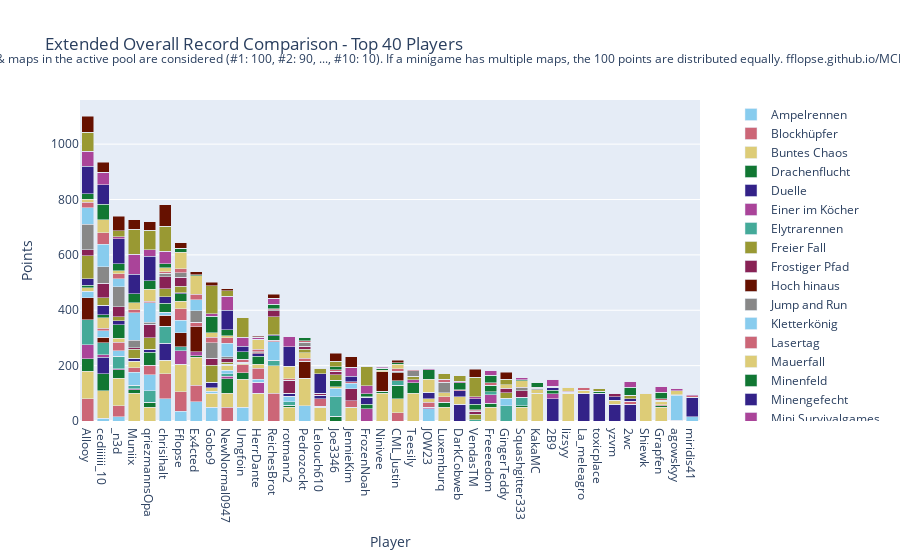

This figure's notebook cell:
### Code cell
import plotly.graph_objects as go

# Sum all columns to get the total score
outDf['Total'] = outDf.sum(axis=1)

# Sort by total score and fill N/A values with 0
outDf = outDf.sort_values(by='Total', ascending=False).fillna(0)

# Crop to top 10 players
cropDf = outDf.head(40).copy()

# Drop the 'Total' column for plotting
cropDf = cropDf.drop(columns=['Total'])

# Create a color palette
color_palette = px.colors.qualitative.Safe

# Create the stacked bar plot
fig = go.Figure()

cropDf = remove_duplicate_columns(cropDf)

for column in cropDf.columns.difference(['Player']):
    fig.add_trace(go.Bar(
        x=cropDf.index,
        y=cropDf[column],
        name=column,
        marker_color=color_palette[len(fig.data) % len(color_palette)]
    ))

# Update layout
fig.update_layout(
    barmode='stack',
    title='Extended Overall Record Comparison - Top 40 Players',
    xaxis=dict(title='Player'),
    yaxis=dict(title='Points'),
    #height=800,
    #width=1000,
    legend=dict(
        x=1.05,
        y=0.5,
        traceorder='normal',
        font=dict(size=12),
        bgcolor='rgba(255, 255, 255, 0)',
        bordercolor='rgba(0, 0, 0, 0)'
    ),
    margin=dict(r=200),  # Adjust right margin to make room for the legend
    annotations=[
        dict(
            x=0.5,
            y=1.1635,
            xref='paper',
            yref='paper',
            text='Max 100 points per minigame. Records #1 through #10 of games & maps in the active pool are considered (#1: 100, #2: 90, ..., #10: 10). If a minigame has multiple maps, the 100 points are distributed equally. fflopse.github.io/MCP-Records/data-analysis/global-ranking.ipynb',
            showarrow=False,
            font=dict(size=12),
            xanchor='center'
        )
    ]
)

fig.show()

# save the plot as an html file

fig.write_html('out/ext_overall_record_comparison.html')

### Figure 1 — Plotly figure (JSON) as saved in the notebook; plotly's stock layout.template omitted (floating-point values rounded to 4 significant figures)
{"data": [{"marker": {"color": "rgb(136, 204, 238)"}, "name": "Ampelrennen", "type": "bar", "x": ["Allooy", "cediiiiii_10", "_n3d", "Muniix", "qriezmannsOpa", "chrisihalt", "Fflopse", "Ex4cted", "Gobo9", "NewNormal0947", "Umgfoin", "HerrDante", "ReichesBrot", "rotmann2", "Pedrozockt", "Lelouch610", "Joe3346", "JennieKim", "FrozenNoah", "Ninivee", "CML_Justin", "Teesily", "JOW23", "Luxemburq", "DarkCobweb", "VendasTM", "Freeeedom", "GingerTeddy", "Squashgitter333", "KakaMC", "2B9", "lizsyy", "La_meleagro", "toxicplace", "yzvm", "2wc", "Shiewk", "Grapfen", "agowskyy", "miridis41"], "y": [0.0, 10.0, 15.0, 0.0, 0.0, 80.0, 35.0, 70.0, 50.0, 0.0, 50.0, 0.0, 0.0, 0.0, 55.0, 0.0, 0.0, 0.0, 0.0, 0.0, 0.0, 0.0, 45.0, 0.0, 0.0, 0.0, 0.0, 0.0, 0.0, 0.0, 0.0, 0.0, 0.0, 0.0, 0.0, 0.0, 0.0, 0.0, 0.0, 15.0]}, {"marker": {"color": "rgb(204, 102, 119)"}, "name": "Blockhüpfer", "type": "bar", "x": ["Allooy", "cediiiiii_10", "_n3d", "Muniix", "qriezmannsOpa", "chrisihalt", "Fflopse", "Ex4cted", "Gobo9", "NewNormal0947", "Umgfoin", "HerrDante", "ReichesBrot", "rotmann2", "Pedrozockt", "Lelouch610", "Joe3346", "JennieKim", "FrozenNoah", "Ninivee", "CML_Justin", "Teesily", "JOW23", "Luxemburq", "DarkCobweb", "VendasTM", "Freeeedom", "GingerTeddy", "Squashgitter333", "KakaMC", "2B9", "lizsyy", "La_meleagro", "toxicplace", "yzvm", "2wc", "Shiewk", "Grapfen", "agowskyy", "miridis41"], "y": [80.0, 0.0, 40.0, 0.0, 0.0, 90.0, 70.0, 60.0, 0.0, 50.0, 0.0, 0.0, 100.0, 0.0, 0.0, 0.0, 0.0, 0.0, 0.0, 0.0, 30.0, 0.0, 0.0, 0.0, 0.0, 0.0, 0.0, 0.0, 0.0, 0.0, 0.0, 0.0, 0.0, 0.0, 0.0, 0.0, 0.0, 0.0, 0.0, 0.0]}, {"marker": {"color": "rgb(221, 204, 119)"}, "name": "Buntes Chaos", "type": "bar", "x": ["Allooy", "cediiiiii_10", "_n3d", "Muniix", "qriezmannsOpa", "chrisihalt", "Fflopse", "Ex4cted", "Gobo9", "NewNormal0947", "Umgfoin", "HerrDante", "ReichesBrot", "rotmann2", "Pedrozockt", "Lelouch610", "Joe3346", "JennieKim", "FrozenNoah", "Ninivee", "CML_Justin", "Teesily", "JOW23", "Luxemburq", "DarkCobweb", "VendasTM", "Freeeedom", "GingerTeddy", "Squashgitter333", "KakaMC", "2B9", "lizsyy", "La_meleagro", "toxicplace", "yzvm", "2wc", "Shiewk", "Grapfen", "agowskyy", "miridis41"], "y": [100.0, 100.0, 100.0, 100.0, 50.0, 50.0, 100.0, 100.0, 50.0, 50.0, 100.0, 100.0, 100.0, 50.0, 100.0, 50.0, 0.0, 50.0, 0.0, 100.0, 50.0, 100.0, 0.0, 50.0, 0.0, 0.0, 50.0, 0.0, 50.0, 100.0, 0.0, 100.0, 0.0, 0.0, 0.0, 0.0, 100.0, 50.0, 0.0, 0.0]}, {"marker": {"color": "rgb(17, 119, 51)"}, "name": "Drachenflucht", "type": "bar", "x": ["Allooy", "cediiiiii_10", "_n3d", "Muniix", "qriezmannsOpa", "chrisihalt", "Fflopse", "Ex4cted", "Gobo9", "NewNormal0947", "Umgfoin", "HerrDante", "ReichesBrot", "rotmann2", "Pedrozockt", "Lelouch610", "Joe3346", "JennieKim", "FrozenNoah", "Ninivee", "CML_Justin", "Teesily", "JOW23", "Luxemburq", "DarkCobweb", "VendasTM", "Freeeedom", "GingerTeddy", "Squashgitter333", "KakaMC", "2B9", "lizsyy", "La_meleagro", "toxicplace", "yzvm", "2wc", "Shiewk", "Grapfen", "agowskyy", "miridis41"], "y": [45.0, 60.0, 30.0, 12.5, 17.5, 0.0, 0.0, 5.0, 0.0, 52.5, 25.0, 0.0, 0.0, 7.5, 0.0, 0.0, 17.5, 0.0, 0.0, 7.5, 50.0, 37.5, 0.0, 17.5, 0.0, 0.0, 15.0, 0.0, 5.0, 0.0, 0.0, 0.0, 0.0, 0.0, 0.0, 0.0, 0.0, 5.0, 0.0, 0.0]}, {"marker": {"color": "rgb(51, 34, 136)"}, "name": "Duelle", "type": "bar", "x": ["Allooy", "cediiiiii_10", "_n3d", "Muniix", "qriezmannsOpa", "chrisihalt", "Fflopse", "Ex4cted", "Gobo9", "NewNormal0947", "Umgfoin", "HerrDante", "ReichesBrot", "rotmann2", "Pedrozockt", "Lelouch610", "Joe3346", "JennieKim", "FrozenNoah", "Ninivee", "CML_Justin", "Teesily", "JOW23", "Luxemburq", "DarkCobweb", "VendasTM", "Freeeedom", "GingerTeddy", "Squashgitter333", "KakaMC", "2B9", "lizsyy", "La_meleagro", "toxicplace", "yzvm", "2wc", "Shiewk", "Grapfen", "agowskyy", "miridis41"], "y": [0.0, 60.0, 0.0, 0.0, 0.0, 60.0, 0.0, 0.0, 0.0, 0.0, 0.0, 0.0, 0.0, 0.0, 0.0, 0.0, 0.0, 0.0, 0.0, 0.0, 0.0, 0.0, 0.0, 0.0, 60.0, 0.0, 0.0, 0.0, 0.0, 0.0, 80.0, 0.0, 100.0, 100.0, 60.0, 60.0, 0.0, 0.0, 0.0, 70.0]}, {"marker": {"color": "rgb(170, 68, 153)"}, "name": "Einer im Köcher", "type": "bar", "x": ["Allooy", "cediiiiii_10", "_n3d", "Muniix", "qriezmannsOpa", "chrisihalt", "Fflopse", "Ex4cted", "Gobo9", "NewNormal0947", "Umgfoin", "HerrDante", "ReichesBrot", "rotmann2", "Pedrozockt", "Lelouch610", "Joe3346", "JennieKim", "FrozenNoah", "Ninivee", "CML_Justin", "Teesily", "JOW23", "Luxemburq", "DarkCobweb", "VendasTM", "Freeeedom", "GingerTeddy", "Squashgitter333", "KakaMC", "2B9", "lizsyy", "La_meleagro", "toxicplace", "yzvm", "2wc", "Shiewk", "Grapfen", "agowskyy", "miridis41"], "y": [50.0, 10.0, 4.0, 4.0, 0.0, 0.0, 48.0, 16.0, 0.0, 10.0, 0.0, 40.0, 0.0, 0.0, 0.0, 4.0, 0.0, 0.0, 44.0, 0.0, 0.0, 12.0, 4.0, 0.0, 0.0, 0.0, 30.0, 0.0, 0.0, 0.0, 18.0, 0.0, 0.0, 0.0, 0.0, 0.0, 0.0, 0.0, 0.0, 0.0]}, {"marker": {"color": "rgb(68, 170, 153)"}, "name": "Elytrarennen", "type": "bar", "x": ["Allooy", "cediiiiii_10", "_n3d", "Muniix", "qriezmannsOpa", "chrisihalt", "Fflopse", "Ex4cted", "Gobo9", "NewNormal0947", "Umgfoin", "HerrDante", "ReichesBrot", "rotmann2", "Pedrozockt", "Lelouch610", "Joe3346", "JennieKim", "FrozenNoah", "Ninivee", "CML_Justin", "Teesily", "JOW23", "Luxemburq", "DarkCobweb", "VendasTM", "Freeeedom", "GingerTeddy", "Squashgitter333", "KakaMC", "2B9", "lizsyy", "La_meleagro", "toxicplace", "yzvm", "2wc", "Shiewk", "Grapfen", "agowskyy", "miridis41"], "y": [90.0, 42.5, 45.0, 12.5, 42.5, 62.5, 15.0, 0.0, 0.0, 7.5, 0.0, 0.0, 20.0, 12.5, 0.0, 0.0, 70.0, 0.0, 0.0, 0.0, 15.0, 0.0, 0.0, 0.0, 0.0, 5.0, 10.0, 55.0, 30.0, 0.0, 0.0, 0.0, 0.0, 0.0, 0.0, 0.0, 0.0, 0.0, 0.0, 0.0]}, {"marker": {"color": "rgb(153, 153, 51)"}, "name": "Freier Fall", "type": "bar", "x": ["Allooy", "cediiiiii_10", "_n3d", "Muniix", "qriezmannsOpa", "chrisihalt", "Fflopse", "Ex4cted", "Gobo9", "NewNormal0947", "Umgfoin", "HerrDante", "ReichesBrot", "rotmann2", "Pedrozockt", "Lelouch610", "Joe3346", "JennieKim", "FrozenNoah", "Ninivee", "CML_Justin", "Teesily", "JOW23", "Luxemburq", "DarkCobweb", "VendasTM", "Freeeedom", "GingerTeddy", "Squashgitter333", "KakaMC", "2B9", "lizsyy", "La_meleagro", "toxicplace", "yzvm", "2wc", "Shiewk", "Grapfen", "agowskyy", "miridis41"], "y": [0.0, 0.0, 0.0, 0.0, 0.0, 0.0, 0.0, 0.0, 0.0, 0.0, 0.0, 0.0, 0.0, 0.0, 0.0, 0.0, 0.0, 0.0, 0.0, 0.0, 0.0, 0.0, 0.0, 0.0, 0.0, 0.0, 0.0, 0.0, 0.0, 0.0, 0.0, 0.0, 0.0, 0.0, 0.0, 0.0, 0.0, 0.0, 0.0, 0.0]}, {"marker": {"color": "rgb(136, 34, 85)"}, "name": "Frostiger Pfad", "type": "bar", "x": ["Allooy", "cediiiiii_10", "_n3d", "Muniix", "qriezmannsOpa", "chrisihalt", "Fflopse", "Ex4cted", "Gobo9", "NewNormal0947", "Umgfoin", "HerrDante", "ReichesBrot", "rotmann2", "Pedrozockt", "Lelouch610", "Joe3346", "JennieKim", "FrozenNoah", "Ninivee", "CML_Justin", "Teesily", "JOW23", "Luxemburq", "DarkCobweb", "VendasTM", "Freeeedom", "GingerTeddy", "Squashgitter333", "KakaMC", "2B9", "lizsyy", "La_meleagro", "toxicplace", "yzvm", "2wc", "Shiewk", "Grapfen", "agowskyy", "miridis41"], "y": [0.0, 0.0, 0.0, 0.0, 0.0, 0.0, 0.0, 0.0, 0.0, 0.0, 0.0, 0.0, 0.0, 0.0, 0.0, 0.0, 0.0, 0.0, 0.0, 0.0, 0.0, 0.0, 0.0, 0.0, 0.0, 0.0, 0.0, 0.0, 0.0, 0.0, 0.0, 0.0, 0.0, 0.0, 0.0, 0.0, 0.0, 0.0, 0.0, 0.0]}, {"marker": {"color": "rgb(102, 17, 0)"}, "name": "Hoch hinaus", "type": "bar", "x": ["Allooy", "cediiiiii_10", "_n3d", "Muniix", "qriezmannsOpa", "chrisihalt", "Fflopse", "Ex4cted", "Gobo9", "NewNormal0947", "Umgfoin", "HerrDante", "ReichesBrot", "rotmann2", "Pedrozockt", "Lelouch610", "Joe3346", "JennieKim", "FrozenNoah", "Ninivee", "CML_Justin", "Teesily", "JOW23", "Luxemburq", "DarkCobweb", "VendasTM", "Freeeedom", "GingerTeddy", "Squashgitter333", "KakaMC", "2B9", "lizsyy", "La_meleagro", "toxicplace", "yzvm", "2wc", "Shiewk", "Grapfen", "agowskyy", "miridis41"], "y": [80.0, 20.0, 0.0, 0.0, 0.0, 40.0, 50.0, 90.0, 0.0, 0.0, 0.0, 0.0, 0.0, 0.0, 60.0, 0.0, 0.0, 0.0, 0.0, 70.0, 30.0, 0.0, 0.0, 0.0, 0.0, 0.0, 0.0, 0.0, 0.0, 0.0, 0.0, 0.0, 0.0, 0.0, 0.0, 0.0, 0.0, 0.0, 0.0, 0.0]}, {"marker": {"color": "rgb(136, 136, 136)"}, "name": "Jump and Run", "type": "bar", "x": ["Allooy", "cediiiiii_10", "_n3d", "Muniix", "qriezmannsOpa", "chrisihalt", "Fflopse", "Ex4cted", "Gobo9", "NewNormal0947", "Umgfoin", "HerrDante", "ReichesBrot", "rotmann2", "Pedrozockt", "Lelouch610", "Joe3346", "JennieKim", "FrozenNoah", "Ninivee", "CML_Justin", "Teesily", "JOW23", "Luxemburq", "DarkCobweb", "VendasTM", "Freeeedom", "GingerTeddy", "Squashgitter333", "KakaMC", "2B9", "lizsyy", "La_meleagro", "toxicplace", "yzvm", "2wc", "Shiewk", "Grapfen", "agowskyy", "miridis41"], "y": [0.0, 0.0, 0.0, 0.0, 0.0, 0.0, 0.0, 0.0, 0.0, 0.0, 0.0, 0.0, 0.0, 0.0, 0.0, 0.0, 0.0, 0.0, 0.0, 0.0, 0.0, 0.0, 0.0, 0.0, 0.0, 0.0, 0.0, 0.0, 0.0, 0.0, 0.0, 0.0, 0.0, 0.0, 0.0, 0.0, 0.0, 0.0, 0.0, 0.0]}, {"marker": {"color": "rgb(136, 204, 238)"}, "name": "Kletterkönig", "type": "bar", "x": ["Allooy", "cediiiiii_10", "_n3d", "Muniix", "qriezmannsOpa", "chrisihalt", "Fflopse", "Ex4cted", "Gobo9", "NewNormal0947", "Umgfoin", "HerrDante", "ReichesBrot", "rotmann2", "Pedrozockt", "Lelouch610", "Joe3346", "JennieKim", "FrozenNoah", "Ninivee", "CML_Justin", "Teesily", "JOW23", "Luxemburq", "DarkCobweb", "VendasTM", "Freeeedom", "GingerTeddy", "Squashgitter333", "KakaMC", "2B9", "lizsyy", "La_meleagro", "toxicplace", "yzvm", "2wc", "Shiewk", "Grapfen", "agowskyy", "miridis41"], "y": [23.33, 23.33, 20.0, 46.67, 56.67, 10.0, 46.67, 0.0, 6.667, 13.33, 0.0, 10.0, 66.67, 20.0, 0.0, 0.0, 30.0, 0.0, 0.0, 0.0, 0.0, 0.0, 0.0, 0.0, 0.0, 0.0, 0.0, 26.67, 0.0, 0.0, 0.0, 0.0, 0.0, 0.0, 0.0, 0.0, 0.0, 0.0, 0.0, 0.0]}, {"marker": {"color": "rgb(204, 102, 119)"}, "name": "Lasertag", "type": "bar", "x": ["Allooy", "cediiiiii_10", "_n3d", "Muniix", "qriezmannsOpa", "chrisihalt", "Fflopse", "Ex4cted", "Gobo9", "NewNormal0947", "Umgfoin", "HerrDante", "ReichesBrot", "rotmann2", "Pedrozockt", "Lelouch610", "Joe3346", "JennieKim", "FrozenNoah", "Ninivee", "CML_Justin", "Teesily", "JOW23", "Luxemburq", "DarkCobweb", "VendasTM", "Freeeedom", "GingerTeddy", "Squashgitter333", "KakaMC", "2B9", "lizsyy", "La_meleagro", "toxicplace", "yzvm", "2wc", "Shiewk", "Grapfen", "agowskyy", "miridis41"], "y": [0.0, 10.0, 30.0, 16.67, 35.0, 0.0, 40.0, 15.0, 0.0, 0.0, 28.33, 40.0, 5.0, 0.0, 11.67, 26.67, 0.0, 23.33, 0.0, 0.0, 0.0, 0.0, 18.33, 20.0, 0.0, 0.0, 0.0, 0.0, 0.0, 0.0, 0.0, 0.0, 0.0, 0.0, 0.0, 11.67, 0.0, 3.333, 0.0, 0.0]}, {"marker": {"color": "rgb(221, 204, 119)"}, "name": "Mauerfall", "type": "bar", "x": ["Allooy", "cediiiiii_10", "_n3d", "Muniix", "qriezmannsOpa", "chrisihalt", "Fflopse", "Ex4cted", "Gobo9", "NewNormal0947", "Umgfoin", "HerrDante", "ReichesBrot", "rotmann2", "Pedrozockt", "Lelouch610", "Joe3346", "JennieKim", "FrozenNoah", "Ninivee", "CML_Justin", "Teesily", "JOW23", "Luxemburq", "DarkCobweb", "VendasTM", "Freeeedom", "GingerTeddy", "Squashgitter333", "KakaMC", "2B9", "lizsyy", "La_meleagro", "toxicplace", "yzvm", "2wc", "Shiewk", "Grapfen", "agowskyy", "miridis41"], "y": [12.86, 37.14, 14.29, 24.29, 0.0, 0.0, 28.57, 0.0, 12.86, 17.14, 5.714, 14.29, 0.0, 0.0, 20.0, 0.0, 5.714, 0.0, 0.0, 5.714, 0.0, 0.0, 12.86, 14.29, 27.14, 0.0, 0.0, 0.0, 0.0, 12.86, 0.0, 0.0, 11.43, 0.0, 14.29, 0.0, 0.0, 12.86, 2.857, 0.0]}, {"marker": {"color": "rgb(17, 119, 51)"}, "name": "Minenfeld", "type": "bar", "x": ["Allooy", "cediiiiii_10", "_n3d", "Muniix", "qriezmannsOpa", "chrisihalt", "Fflopse", "Ex4cted", "Gobo9", "NewNormal0947", "Umgfoin", "HerrDante", "ReichesBrot", "rotmann2", "Pedrozockt", "Lelouch610", "Joe3346", "JennieKim", "FrozenNoah", "Ninivee", "CML_Justin", "Teesily", "JOW23", "Luxemburq", "DarkCobweb", "VendasTM", "Freeeedom", "GingerTeddy", "Squashgitter333", "KakaMC", "2B9", "lizsyy", "La_meleagro", "toxicplace", "yzvm", "2wc", "Shiewk", "Grapfen", "agowskyy", "miridis41"], "y": [10.0, 10.0, 50.0, 0.0, 46.67, 33.33, 26.67, 0.0, 0.0, 0.0, 0.0, 30.0, 16.67, 0.0, 0.0, 0.0, 23.33, 0.0, 16.67, 6.667, 0.0, 0.0, 0.0, 0.0, 0.0, 0.0, 23.33, 0.0, 0.0, 0.0, 13.33, 0.0, 0.0, 6.667, 0.0, 0.0, 0.0, 0.0, 0.0, 0.0]}, {"marker": {"color": "rgb(51, 34, 136)"}, "name": "Minengefecht", "type": "bar", "x": ["Allooy", "cediiiiii_10", "_n3d", "Muniix", "qriezmannsOpa", "chrisihalt", "Fflopse", "Ex4cted", "Gobo9", "NewNormal0947", "Umgfoin", "HerrDante", "ReichesBrot", "rotmann2", "Pedrozockt", "Lelouch610", "Joe3346", "JennieKim", "FrozenNoah", "Ninivee", "CML_Justin", "Teesily", "JOW23", "Luxemburq", "DarkCobweb", "VendasTM", "Freeeedom", "GingerTeddy", "Squashgitter333", "KakaMC", "2B9", "lizsyy", "La_meleagro", "toxicplace", "yzvm", "2wc", "Shiewk", "Grapfen", "agowskyy", "miridis41"], "y": [22.5, 35.0, 13.75, 10.0, 10.0, 22.5, 3.75, 0.0, 20.0, 3.75, 0.0, 8.75, 3.75, 10.0, 0.0, 12.5, 0.0, 0.0, 25.0, 0.0, 0.0, 0.0, 22.5, 0.0, 22.5, 0.0, 0.0, 0.0, 0.0, 0.0, 11.25, 0.0, 0.0, 0.0, 12.5, 8.75, 0.0, 3.75, 0.0, 0.0]}, {"marker": {"color": "rgb(170, 68, 153)"}, "name": "Mini Survivalgames", "type": "bar", "x": ["Allooy", "cediiiiii_10", "_n3d", "Muniix", "qriezmannsOpa", "chrisihalt", "Fflopse", "Ex4cted", "Gobo9", "NewNormal0947", "Umgfoin", "HerrDante", "ReichesBrot", "rotmann2", "Pedrozockt", "Lelouch610", "Joe3346", "JennieKim", "FrozenNoah", "Ninivee", "CML_Justin", "Teesily", "JOW23", "Luxemburq", "DarkCobweb", "VendasTM", "Freeeedom", "GingerTeddy", "Squashgitter333", "KakaMC", "2B9", "lizsyy", "La_meleagro", "toxicplace", "yzvm", "2wc", "Shiewk", "Grapfen", "agowskyy", "miridis41"], "y": [0.0, 0.0, 0.0, 0.0, 0.0, 0.0, 0.0, 0.0, 0.0, 0.0, 0.0, 0.0, 0.0, 0.0, 0.0, 0.0, 0.0, 0.0, 0.0, 0.0, 0.0, 0.0, 0.0, 0.0, 0.0, 0.0, 0.0, 0.0, 0.0, 0.0, 0.0, 0.0, 0.0, 0.0, 0.0, 0.0, 0.0, 0.0, 0.0, 0.0]}, {"marker": {"color": "rgb(68, 170, 153)"}, "name": "Paintball", "type": "bar", "x": ["Allooy", "cediiiiii_10", "_n3d", "Muniix", "qriezmannsOpa", "chrisihalt", "Fflopse", "Ex4cted", "Gobo9", "NewNormal0947", "Umgfoin", "HerrDante", "ReichesBrot", "rotmann2", "Pedrozockt", "Lelouch610", "Joe3346", "JennieKim", "FrozenNoah", "Ninivee", "CML_Justin", "Teesily", "JOW23", "Luxemburq", "DarkCobweb", "VendasTM", "Freeeedom", "GingerTeddy", "Squashgitter333", "KakaMC", "2B9", "lizsyy", "La_meleagro", "toxicplace", "yzvm", "2wc", "Shiewk", "Grapfen", "agowskyy", "miridis41"], "y": [0.0, 0.0, 0.0, 0.0, 0.0, 0.0, 0.0, 0.0, 0.0, 0.0, 0.0, 0.0, 0.0, 0.0, 0.0, 0.0, 0.0, 0.0, 0.0, 0.0, 0.0, 0.0, 0.0, 0.0, 0.0, 0.0, 0.0, 0.0, 0.0, 0.0, 0.0, 0.0, 0.0, 0.0, 0.0, 0.0, 0.0, 0.0, 0.0, 0.0]}, {"marker": {"color": "rgb(153, 153, 51)"}, "name": "Parkour", "type": "bar", "x": ["Allooy", "cediiiiii_10", "_n3d", "Muniix", "qriezmannsOpa", "chrisihalt", "Fflopse", "Ex4cted", "Gobo9", "NewNormal0947", "Umgfoin", "HerrDante", "ReichesBrot", "rotmann2", "Pedrozockt", "Lelouch610", "Joe3346", "JennieKim", "FrozenNoah", "Ninivee", "CML_Justin", "Teesily", "JOW23", "Luxemburq", "DarkCobweb", "VendasTM", "Freeeedom", "GingerTeddy", "Squashgitter333", "KakaMC", "2B9", "lizsyy", "La_meleagro", "toxicplace", "yzvm", "2wc", "Shiewk", "Grapfen", "agowskyy", "miridis41"], "y": [82.5, 27.5, 15.0, 32.5, 42.5, 30.0, 22.5, 0.0, 62.5, 7.5, 0.0, 0.0, 65.0, 0.0, 12.5, 0.0, 20.0, 0.0, 0.0, 0.0, 0.0, 12.5, 0.0, 0.0, 0.0, 20.0, 0.0, 20.0, 0.0, 0.0, 0.0, 0.0, 0.0, 10.0, 0.0, 12.5, 0.0, 0.0, 0.0, 0.0]}, {"marker": {"color": "rgb(136, 34, 85)"}, "name": "Pferderennen", "type": "bar", "x": ["Allooy", "cediiiiii_10", "_n3d", "Muniix", "qriezmannsOpa", "chrisihalt", "Fflopse", "Ex4cted", "Gobo9", "NewNormal0947", "Umgfoin", "HerrDante", "ReichesBrot", "rotmann2", "Pedrozockt", "Lelouch610", "Joe3346", "JennieKim", "FrozenNoah", "Ninivee", "CML_Justin", "Teesily", "JOW23", "Luxemburq", "DarkCobweb", "VendasTM", "Freeeedom", "GingerTeddy", "Squashgitter333", "KakaMC", "2B9", "lizsyy", "La_meleagro", "toxicplace", "yzvm", "2wc", "Shiewk", "Grapfen", "agowskyy", "miridis41"], "y": [21.67, 51.67, 35.0, 5.0, 48.33, 43.33, 33.33, 0.0, 25.0, 13.33, 3.333, 3.333, 21.67, 46.67, 11.67, 5.0, 13.33, 43.33, 0.0, 0.0, 0.0, 0.0, 0.0, 0.0, 0.0, 10.0, 0.0, 15.0, 25.0, 0.0, 0.0, 3.333, 0.0, 0.0, 13.33, 0.0, 0.0, 0.0, 0.0, 0.0]}, {"marker": {"color": "rgb(102, 17, 0)"}, "name": "Reihenfolge", "type": "bar", "x": ["Allooy", "cediiiiii_10", "_n3d", "Muniix", "qriezmannsOpa", "chrisihalt", "Fflopse", "Ex4cted", "Gobo9", "NewNormal0947", "Umgfoin", "HerrDante", "ReichesBrot", "rotmann2", "Pedrozockt", "Lelouch610", "Joe3346", "JennieKim", "FrozenNoah", "Ninivee", "CML_Justin", "Teesily", "JOW23", "Luxemburq", "DarkCobweb", "VendasTM", "Freeeedom", "GingerTeddy", "Squashgitter333", "KakaMC", "2B9", "lizsyy", "La_meleagro", "toxicplace", "yzvm", "2wc", "Shiewk", "Grapfen", "agowskyy", "miridis41"], "y": [0.0, 0.0, 0.0, 0.0, 0.0, 0.0, 0.0, 0.0, 0.0, 0.0, 0.0, 0.0, 0.0, 0.0, 0.0, 0.0, 0.0, 0.0, 0.0, 0.0, 0.0, 0.0, 0.0, 0.0, 0.0, 0.0, 0.0, 0.0, 0.0, 0.0, 0.0, 0.0, 0.0, 0.0, 0.0, 0.0, 0.0, 0.0, 0.0, 0.0]}, {"marker": {"color": "rgb(136, 136, 136)"}, "name": "Replika", "type": "bar", "x": ["Allooy", "cediiiiii_10", "_n3d", "Muniix", "qriezmannsOpa", "chrisihalt", "Fflopse", "Ex4cted", "Gobo9", "NewNormal0947", "Umgfoin", "HerrDante", "ReichesBrot", "rotmann2", "Pedrozockt", "Lelouch610", "Joe3346", "JennieKim", "FrozenNoah", "Ninivee", "CML_Justin", "Teesily", "JOW23", "Luxemburq", "DarkCobweb", "VendasTM", "Freeeedom", "GingerTeddy", "Squashgitter333", "KakaMC", "2B9", "lizsyy", "La_meleagro", "toxicplace", "yzvm", "2wc", "Shiewk", "Grapfen", "agowskyy", "miridis41"], "y": [92.05, 60.77, 72.48, 27.01, 7.094, 11.11, 16.75, 41.97, 55.38, 6.667, 0.5128, 3.675, 3.59, 0.5128, 13.08, 0.9402, 0.5128, 0.4274, 0.0, 0.1709, 4.444, 20.34, 0.6838, 38.03, 0.4274, 2.308, 1.111, 0.4274, 9.573, 5.043, 0.0, 1.282, 0.0, 0.0, 0.0, 0.0, 0.3419, 0.0, 0.0, 0.0]}, {"marker": {"color": "rgb(136, 204, 238)"}, "name": "Runterpurzeln", "type": "bar", "x": ["Allooy", "cediiiiii_10", "_n3d", "Muniix", "qriezmannsOpa", "chrisihalt", "Fflopse", "Ex4cted", "Gobo9", "NewNormal0947", "Umgfoin", "HerrDante", "ReichesBrot", "rotmann2", "Pedrozockt", "Lelouch610", "Joe3346", "JennieKim", "FrozenNoah", "Ninivee", "CML_Justin", "Teesily", "JOW23", "Luxemburq", "DarkCobweb", "VendasTM", "Freeeedom", "GingerTeddy", "Squashgitter333", "KakaMC", "2B9", "lizsyy", "La_meleagro", "toxicplace", "yzvm", "2wc", "Shiewk", "Grapfen", "agowskyy", "miridis41"], "y": [60.0, 80.0, 30.0, 100.0, 70.0, 0.0, 0.0, 40.0, 0.0, 50.0, 0.0, 0.0, 0.0, 0.0, 0.0, 0.0, 0.0, 20.0, 0.0, 0.0, 0.0, 0.0, 0.0, 0.0, 0.0, 0.0, 0.0, 0.0, 0.0, 0.0, 0.0, 0.0, 0.0, 0.0, 0.0, 0.0, 0.0, 0.0, 90.0, 0.0]}, {"marker": {"color": "rgb(204, 102, 119)"}, "name": "Sammelwahn", "type": "bar", "x": ["Allooy", "cediiiiii_10", "_n3d", "Muniix", "qriezmannsOpa", "chrisihalt", "Fflopse", "Ex4cted", "Gobo9", "NewNormal0947", "Umgfoin", "HerrDante", "ReichesBrot", "rotmann2", "Pedrozockt", "Lelouch610", "Joe3346", "JennieKim", "FrozenNoah", "Ninivee", "CML_Justin", "Teesily", "JOW23", "Luxemburq", "DarkCobweb", "VendasTM", "Freeeedom", "GingerTeddy", "Squashgitter333", "KakaMC", "2B9", "lizsyy", "La_meleagro", "toxicplace", "yzvm", "2wc", "Shiewk", "Grapfen", "agowskyy", "miridis41"], "y": [21.03, 41.54, 17.69, 11.03, 7.179, 5.641, 14.1, 20.0, 19.49, 19.23, 10.0, 9.744, 2.308, 5.385, 5.128, 0.7692, 4.615, 4.872, 2.564, 1.538, 9.744, 3.59, 0.5128, 11.03, 2.308, 2.564, 8.205, 1.795, 1.538, 3.59, 2.564, 3.077, 10.51, 0.0, 0.0, 0.0, 0.0, 5.385, 2.051, 6.41]}, {"marker": {"color": "rgb(221, 204, 119)"}, "name": "Schießstand", "type": "bar", "x": ["Allooy", "cediiiiii_10", "_n3d", "Muniix", "qriezmannsOpa", "chrisihalt", "Fflopse", "Ex4cted", "Gobo9", "NewNormal0947", "Umgfoin", "HerrDante", "ReichesBrot", "rotmann2", "Pedrozockt", "Lelouch610", "Joe3346", "JennieKim", "FrozenNoah", "Ninivee", "CML_Justin", "Teesily", "JOW23", "Luxemburq", "DarkCobweb", "VendasTM", "Freeeedom", "GingerTeddy", "Squashgitter333", "KakaMC", "2B9", "lizsyy", "La_meleagro", "toxicplace", "yzvm", "2wc", "Shiewk", "Grapfen", "agowskyy", "miridis41"], "y": [10.0, 47.5, 10.0, 25.0, 42.5, 15.0, 60.0, 67.5, 17.5, 7.5, 0.0, 35.0, 0.0, 45.0, 0.0, 0.0, 0.0, 0.0, 0.0, 0.0, 15.0, 0.0, 47.5, 0.0, 0.0, 0.0, 0.0, 12.5, 25.0, 0.0, 0.0, 15.0, 0.0, 0.0, 0.0, 0.0, 0.0, 0.0, 15.0, 0.0]}, {"marker": {"color": "rgb(17, 119, 51)"}, "name": "Skywars", "type": "bar", "x": ["Allooy", "cediiiiii_10", "_n3d", "Muniix", "qriezmannsOpa", "chrisihalt", "Fflopse", "Ex4cted", "Gobo9", "NewNormal0947", "Umgfoin", "HerrDante", "ReichesBrot", "rotmann2", "Pedrozockt", "Lelouch610", "Joe3346", "JennieKim", "FrozenNoah", "Ninivee", "CML_Justin", "Teesily", "JOW23", "Luxemburq", "DarkCobweb", "VendasTM", "Freeeedom", "GingerTeddy", "Squashgitter333", "KakaMC", "2B9", "lizsyy", "La_meleagro", "toxicplace", "yzvm", "2wc", "Shiewk", "Grapfen", "agowskyy", "miridis41"], "y": [20.0, 56.67, 26.67, 33.33, 30.0, 15.0, 13.33, 3.333, 58.33, 21.67, 26.67, 0.0, 16.67, 0.0, 13.33, 0.0, 11.67, 0.0, 10.0, 0.0, 6.667, 0.0, 33.33, 0.0, 26.67, 20.0, 28.33, 0.0, 3.333, 16.67, 0.0, 0.0, 0.0, 0.0, 0.0, 28.33, 0.0, 23.33, 0.0, 0.0]}, {"marker": {"color": "rgb(51, 34, 136)"}, "name": "Spleef", "type": "bar", "x": ["Allooy", "cediiiiii_10", "_n3d", "Muniix", "qriezmannsOpa", "chrisihalt", "Fflopse", "Ex4cted", "Gobo9", "NewNormal0947", "Umgfoin", "HerrDante", "ReichesBrot", "rotmann2", "Pedrozockt", "Lelouch610", "Joe3346", "JennieKim", "FrozenNoah", "Ninivee", "CML_Justin", "Teesily", "JOW23", "Luxemburq", "DarkCobweb", "VendasTM", "Freeeedom", "GingerTeddy", "Squashgitter333", "KakaMC", "2B9", "lizsyy", "La_meleagro", "toxicplace", "yzvm", "2wc", "Shiewk", "Grapfen", "agowskyy", "miridis41"], "y": [100.0, 70.0, 90.0, 70.0, 90.0, 0.0, 0.0, 0.0, 0.0, 70.0, 20.0, 0.0, 0.0, 70.0, 0.0, 70.0, 0.0, 20.0, 0.0, 0.0, 0.0, 0.0, 0.0, 0.0, 0.0, 20.0, 0.0, 0.0, 0.0, 0.0, 0.0, 0.0, 0.0, 0.0, 0.0, 0.0, 0.0, 0.0, 0.0, 0.0]}, {"marker": {"color": "rgb(170, 68, 153)"}, "name": "Survivalgames", "type": "bar", "x": ["Allooy", "cediiiiii_10", "_n3d", "Muniix", "qriezmannsOpa", "chrisihalt", "Fflopse", "Ex4cted", "Gobo9", "NewNormal0947", "Umgfoin", "HerrDante", "ReichesBrot", "rotmann2", "Pedrozockt", "Lelouch610", "Joe3346", "JennieKim", "FrozenNoah", "Ninivee", "CML_Justin", "Teesily", "JOW23", "Luxemburq", "DarkCobweb", "VendasTM", "Freeeedom", "GingerTeddy", "Squashgitter333", "KakaMC", "2B9", "lizsyy", "La_meleagro", "toxicplace", "yzvm", "2wc", "Shiewk", "Grapfen", "agowskyy", "miridis41"], "y": [52.5, 45.0, 7.5, 72.5, 22.5, 45.0, 0.0, 0.0, 10.0, 50.0, 32.5, 7.5, 22.5, 37.5, 0.0, 0.0, 0.0, 32.5, 30.0, 5.0, 0.0, 0.0, 5.0, 0.0, 5.0, 7.5, 17.5, 0.0, 7.5, 0.0, 25.0, 0.0, 0.0, 0.0, 0.0, 20.0, 0.0, 20.0, 7.5, 5.0]}, {"marker": {"color": "rgb(68, 170, 153)"}, "name": "Todeswürfel", "type": "bar", "x": ["Allooy", "cediiiiii_10", "_n3d", "Muniix", "qriezmannsOpa", "chrisihalt", "Fflopse", "Ex4cted", "Gobo9", "NewNormal0947", "Umgfoin", "HerrDante", "ReichesBrot", "rotmann2", "Pedrozockt", "Lelouch610", "Joe3346", "JennieKim", "FrozenNoah", "Ninivee", "CML_Justin", "Teesily", "JOW23", "Luxemburq", "DarkCobweb", "VendasTM", "Freeeedom", "GingerTeddy", "Squashgitter333", "KakaMC", "2B9", "lizsyy", "La_meleagro", "toxicplace", "yzvm", "2wc", "Shiewk", "Grapfen", "agowskyy", "miridis41"], "y": [0.0, 0.0, 0.0, 0.0, 0.0, 0.0, 0.0, 0.0, 0.0, 0.0, 0.0, 0.0, 0.0, 0.0, 0.0, 0.0, 0.0, 0.0, 0.0, 0.0, 0.0, 0.0, 0.0, 0.0, 0.0, 0.0, 0.0, 0.0, 0.0, 0.0, 0.0, 0.0, 0.0, 0.0, 0.0, 0.0, 0.0, 0.0, 0.0, 0.0]}, {"marker": {"color": "rgb(153, 153, 51)"}, "name": "Turmroulette", "type": "bar", "x": ["Allooy", "cediiiiii_10", "_n3d", "Muniix", "qriezmannsOpa", "chrisihalt", "Fflopse", "Ex4cted", "Gobo9", "NewNormal0947", "Umgfoin", "HerrDante", "ReichesBrot", "rotmann2", "Pedrozockt", "Lelouch610", "Joe3346", "JennieKim", "FrozenNoah", "Ninivee", "CML_Justin", "Teesily", "JOW23", "Luxemburq", "DarkCobweb", "VendasTM", "Freeeedom", "GingerTeddy", "Squashgitter333", "KakaMC", "2B9", "lizsyy", "La_meleagro", "toxicplace", "yzvm", "2wc", "Shiewk", "Grapfen", "agowskyy", "miridis41"], "y": [70.0, 0.0, 20.0, 90.0, 70.0, 90.0, 0.0, 0.0, 100.0, 20.0, 70.0, 0.0, 0.0, 0.0, 0.0, 20.0, 20.0, 0.0, 70.0, 0.0, 0.0, 0.0, 0.0, 20.0, 20.0, 70.0, 0.0, 20.0, 0.0, 0.0, 0.0, 0.0, 0.0, 0.0, 0.0, 0.0, 0.0, 0.0, 0.0, 0.0]}, {"marker": {"color": "rgb(136, 34, 85)"}, "name": "Waffenfolge", "type": "bar", "x": ["Allooy", "cediiiiii_10", "_n3d", "Muniix", "qriezmannsOpa", "chrisihalt", "Fflopse", "Ex4cted", "Gobo9", "NewNormal0947", "Umgfoin", "HerrDante", "ReichesBrot", "rotmann2", "Pedrozockt", "Lelouch610", "Joe3346", "JennieKim", "FrozenNoah", "Ninivee", "CML_Justin", "Teesily", "JOW23", "Luxemburq", "DarkCobweb", "VendasTM", "Freeeedom", "GingerTeddy", "Squashgitter333", "KakaMC", "2B9", "lizsyy", "La_meleagro", "toxicplace", "yzvm", "2wc", "Shiewk", "Grapfen", "agowskyy", "miridis41"], "y": [0.0, 0.0, 0.0, 0.0, 0.0, 0.0, 0.0, 0.0, 0.0, 0.0, 0.0, 0.0, 0.0, 0.0, 0.0, 0.0, 0.0, 0.0, 0.0, 0.0, 0.0, 0.0, 0.0, 0.0, 0.0, 0.0, 0.0, 0.0, 0.0, 0.0, 0.0, 0.0, 0.0, 0.0, 0.0, 0.0, 0.0, 0.0, 0.0, 0.0]}, {"marker": {"color": "rgb(102, 17, 0)"}, "name": "Wettrennen", "type": "bar", "x": ["Allooy", "cediiiiii_10", "_n3d", "Muniix", "qriezmannsOpa", "chrisihalt", "Fflopse", "Ex4cted", "Gobo9", "NewNormal0947", "Umgfoin", "HerrDante", "ReichesBrot", "rotmann2", "Pedrozockt", "Lelouch610", "Joe3346", "JennieKim", "FrozenNoah", "Ninivee", "CML_Justin", "Teesily", "JOW23", "Luxemburq", "DarkCobweb", "VendasTM", "Freeeedom", "GingerTeddy", "Squashgitter333", "KakaMC", "2B9", "lizsyy", "La_meleagro", "toxicplace", "yzvm", "2wc", "Shiewk", "Grapfen", "agowskyy", "miridis41"], "y": [58.0, 36.0, 54.0, 34.0, 32.0, 78.0, 20.0, 10.0, 14.0, 8.0, 0.0, 4.0, 14.0, 0.0, 0.0, 0.0, 28.0, 38.0, 0.0, 0.0, 8.0, 0.0, 0.0, 0.0, 0.0, 30.0, 0.0, 24.0, 0.0, 0.0, 0.0, 0.0, 0.0, 0.0, 0.0, 0.0, 0.0, 0.0, 0.0, 0.0]}], "layout": {"annotations": [{"font": {"size": 12}, "showarrow": false, "text": "Max 100 points per minigame. Records #1 through #10 of games & maps in the active pool are considered (#1: 100, #2: 90, ..., #10: 10). If a minigame has multiple maps, the 100 points are distributed equally. fflopse.github.io/MCP-Records/data-analysis/global-ranking.ipynb", "x": 0.5, "xanchor": "center", "xref": "paper", "y": 1.163, "yref": "paper"}], "barmode": "stack", "legend": {"bgcolor": "rgba(255, 255, 255, 0)", "bordercolor": "rgba(0, 0, 0, 0)", "font": {"size": 12}, "traceorder": "normal", "x": 1.05, "y": 0.5}, "margin": {"r": 200}, "title": {"text": "Extended Overall Record Comparison - Top 40 Players"}, "xaxis": {"title": {"text": "Player"}}, "yaxis": {"title": {"text": "Points"}}}}
